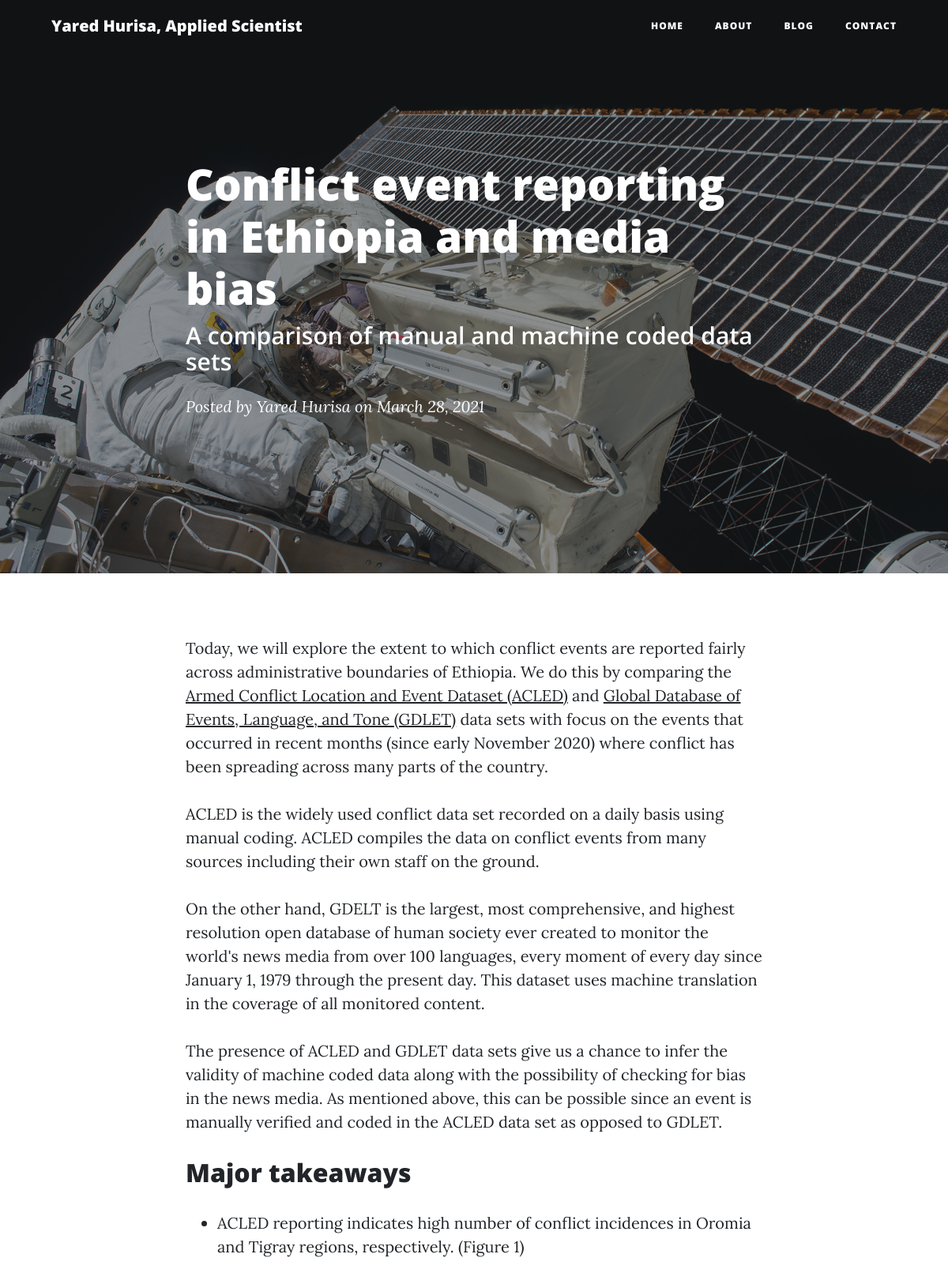
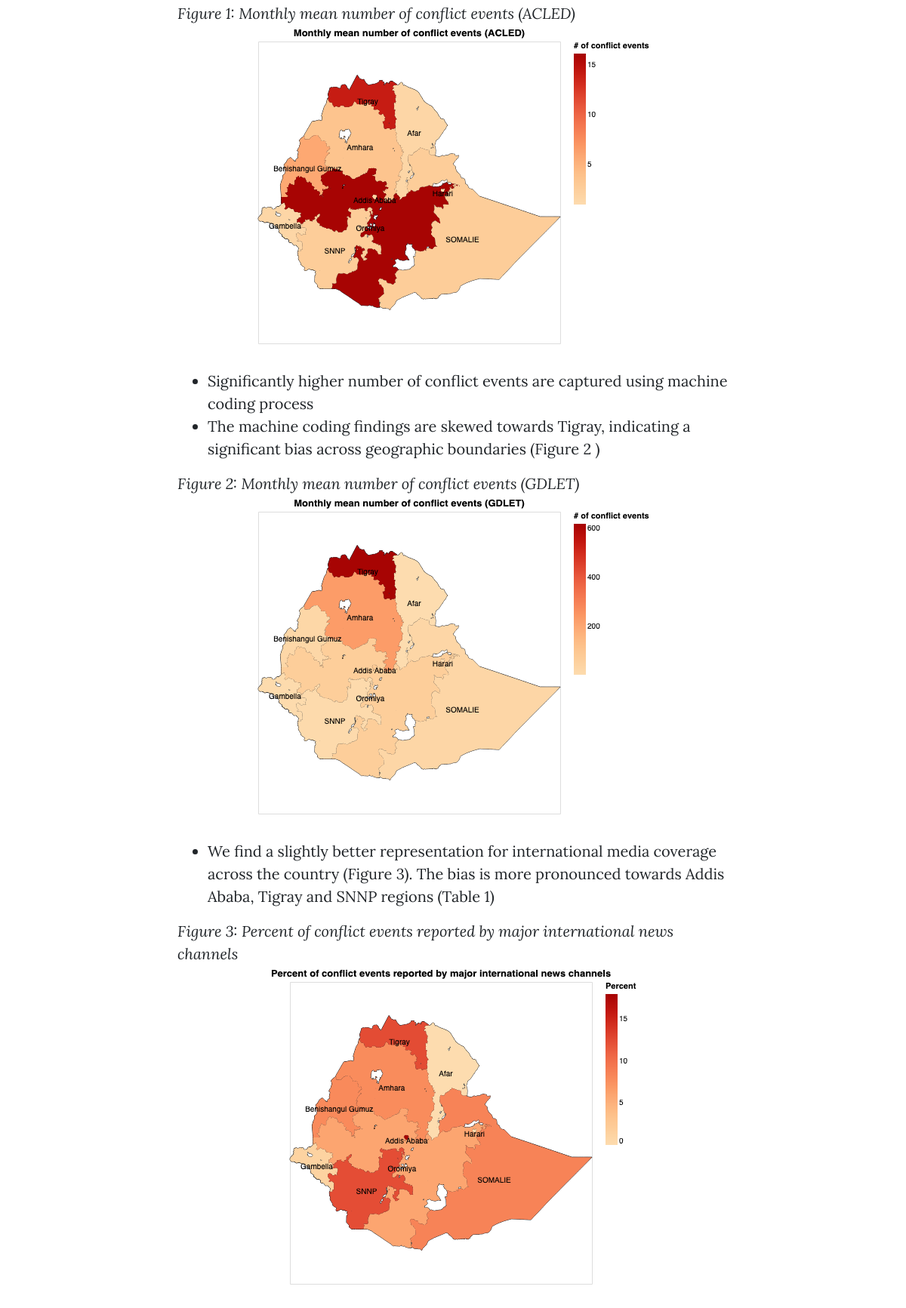
/post/Conflict-event-reporting-in-Ethiopia-and-media-bias (upper part), run on the app's committed database (2 pictures, top to bottom).
### app.py (models this page shows, shortened)
class Posts(db.Model):
    __tablename__ = "Blogpost"
    id = db.Column(db.Integer, primary_key=True)
    title = db.Column(db.String(255))
    subtitle = db.Column(db.String(255))
    content = db.Column(db.Text)
    author = db.Column(db.String(255))
    date_posted = db.Column(db.DateTime)
    slug = db.Column(db.String(255))

### app.py (the view)
@app.route("/post/<string:slug>")
def post(slug):
    try:
        post = Posts.query.filter_by(slug=slug).one()
        return render_template("post.html", post=post)
    except sqlalchemy.orm.exc.NoResultFound:
        abort(404)

### templates/post.html (shortened to what this page needs)
<!DOCTYPE html>
<html lang="en">
  <head>
    <link
      href="../static/vendor/bootstrap/css/bootstrap.min.css"
      rel="stylesheet"
    />
    <link
      href="../static/vendor/fontawesome-free/css/all.min.css"
      rel="stylesheet"
      type="text/css"
    />
    <link href="../static/css/clean-blog.min.css" rel="stylesheet" />
  </head>
  <body>
    <nav class="navbar navbar-expand-lg navbar-light fixed-top" id="mainNav">
      <div class="container">
        <a class="navbar-brand" href="/">Yared Hurisa, Applied Scientist</a>
        <div class="collapse navbar-collapse" id="navbarResponsive">
          <ul class="navbar-nav ml-auto">
            <li class="nav-item">
              <a class="nav-link" href="/">Home</a>
            </li>
            <li class="nav-item">
              <a class="nav-link" href="/about">About</a>
            </li>
            <li class="nav-item">
              <a class="nav-link" href="/blog">Blog</a>
            </li>
            <li class="nav-item">
              <a class="nav-link" href="/contact">Contact</a>
            </li>
          </ul>
        </div>
      </div>
    </nav>
    <header
      class="masthead"
      style="background-image: url('../static/img/post-bg.jpg')"
    >
      <div class="overlay"></div>
      <div class="container">
        <div class="row">
          <div class="col-lg-8 col-md-10 mx-auto">
            <div class="post-heading">
              <h1>{{post.title}}</h1>
              <h2 class="subheading">{{post.subtitle}}</h2>
              <span class="meta"
                >Posted by
                <a href="#">{{post.author}}</a>
                on {{post.date_posted.strftime('%B %d, %Y')}}</span
              >
            </div>
          </div>
        </div>
      </div>
    </header>
    <article>
      <div class="container">
        <div class="row">
          <div class="col-lg-8 col-md-10 mx-auto">
            <p>{{post.content | safe}}</p>
          </div>
        </div>
      </div>
    </article>
                      <link rel="stylesheet" href="https://cdnjs.cloudflare.com/ajax/libs/font-awesome/4.7.0/css/font-awesome.min.css">
    </body>
    </html>

### data on the page
Posts: title "Conflict event reporting in Ethiopia and media bias", subtitle "A comparison of manual and machine coded data sets", author "Yared Hurisa", date_posted "March 28, 2021", content "Today, we will explore the extent to which conflict events are reported fairly across administrative boundaries of Ethiopia. We do this by comparing the Armed Conflict Location and Event Dataset (ACLED) and Global Database of Events, Language, and Tone (GDLET) data sets with focus on the events that occurred in recent months (since early November 2020) where conflict has been spreading across many parts of the country. ACLED is the widely used conflict data set recorded on a daily basis using manual coding. ACLED compiles the data on conflict events from many sources including their own staff on the ground. On the other hand, GDELT is the largest, most comprehensive, and highest resolution…", content (picture)
